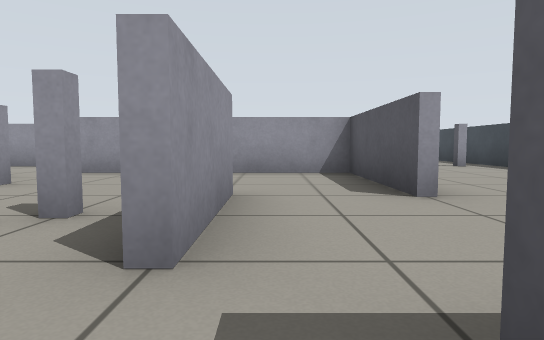
View 1 (above)

14 first-person views from a walk through a world built for the Gazebo simulator. The camera is 0.5 m above the floor, tilts 4° down and sees 75° across. Floor lines are 1 m apart. The floor is counted in squares, 1 m on a side. Each view is taken from the middle of a square. On the plan, view 1 faces up. The plan holds only what a view shows up to about 9 squares ahead; the rest is blank.

View 2
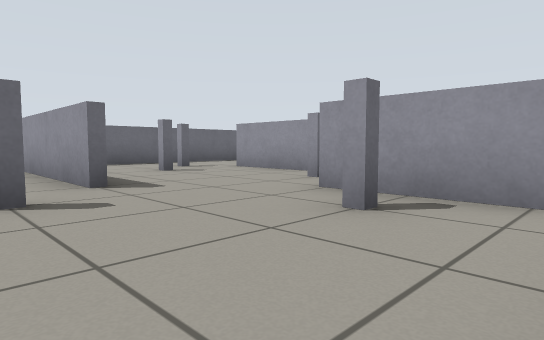

View 3
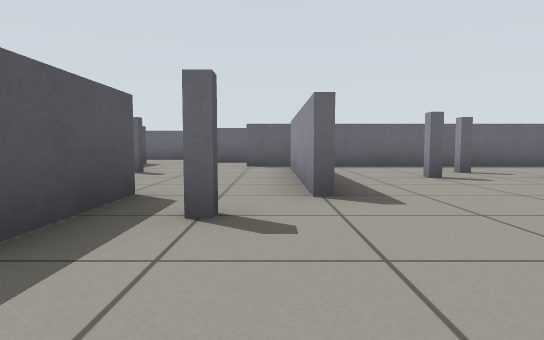

View 4
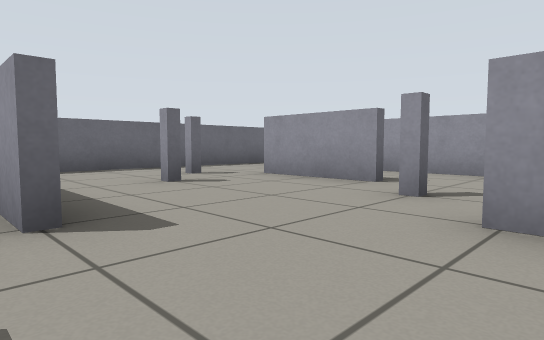

View 5
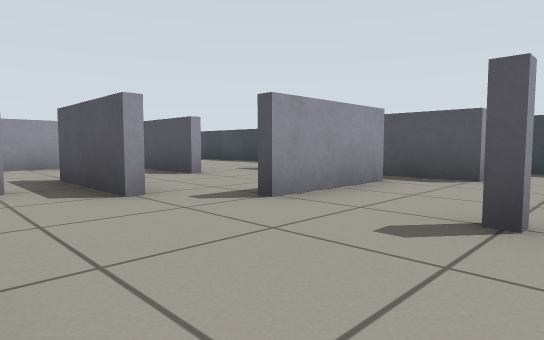

View 6
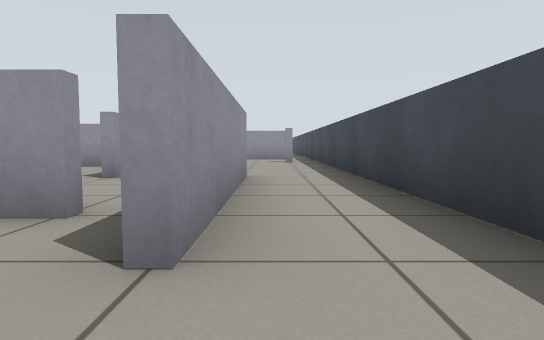

View 7
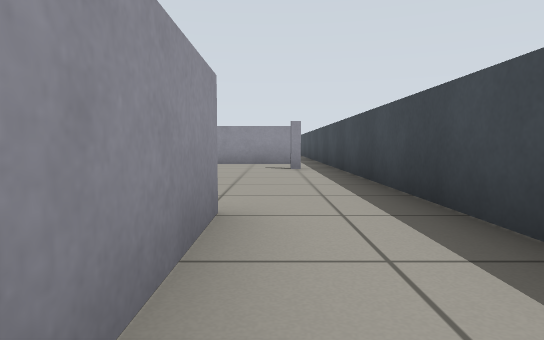

View 8
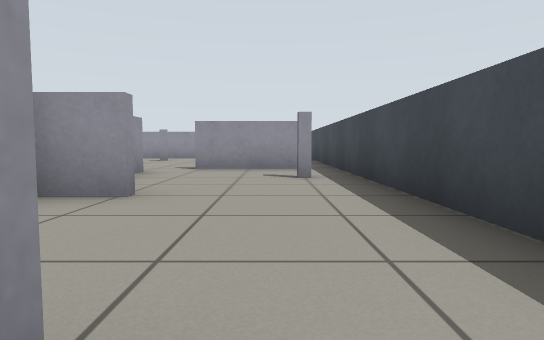

View 9
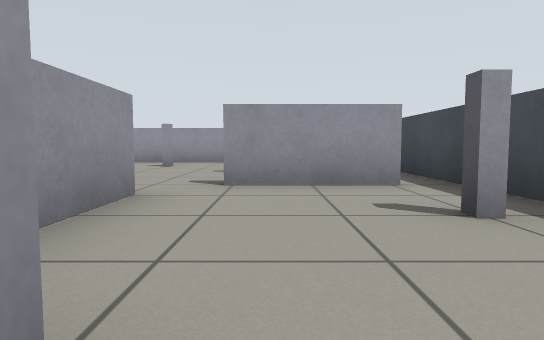

View 10
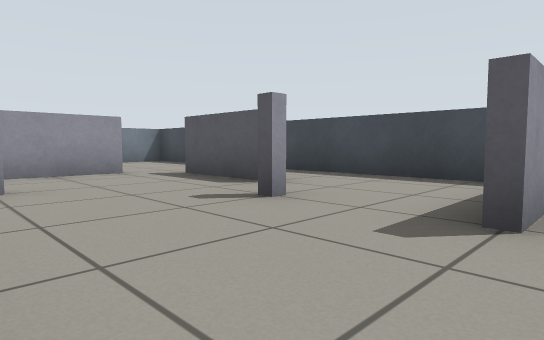

View 11
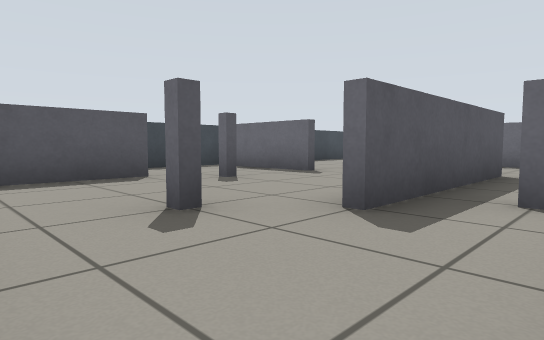

View 12
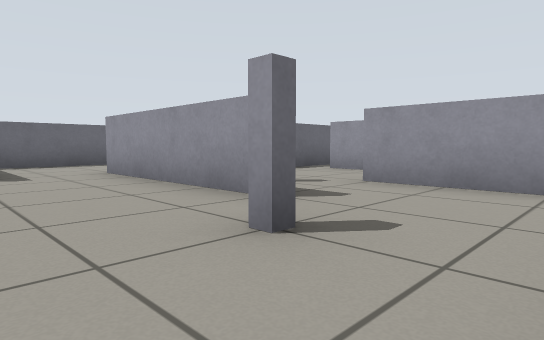

View 13
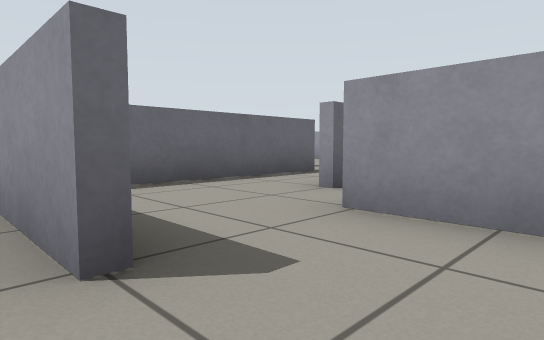

View 14
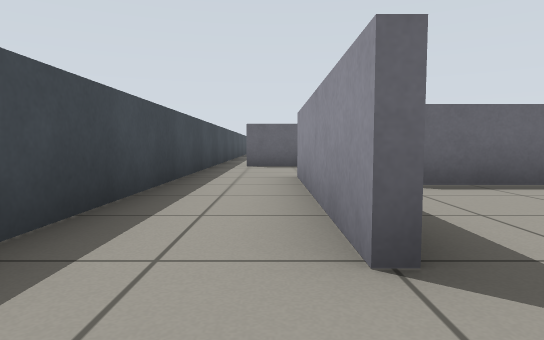

### Floor plan
Points are (right, up) in squares from view 1. A wall is a line through its corners. A room is listed if a view was taken in it or the views show most of it. See-through windows are left out.
Room 1 (views 1, 2, 3, 4, 5)
walls: (-2.4, 1.6) (-2.4, -2.5); (-6.4, 1.6) (-6.4, -0.6); (-4.4, 5.6) (-4.4, 3.4); (-2.6, 6.4) (-3.5, 6.4); (1.4, 3.4) (1.4, 6.4) (-0.9, 6.4); (-3.6, 6.6) (0.9, 6.6); (-8.4, 2.5) (-8.4, 0.6); (2.6, 0.4) (0.4, 0.4); (-5.5, 8.4) (-6.2, 8.4); (3.4, -0.6) (3.4, 0.9); (-7.5, -3.4) (-1.4, -3.4)
ways out: opening at (1, 2.5) to room 2; opening at (3, -1.5) to room 2; opening at (0, 9) to room 3; opening at (-8, 0.5); opening at (-7, -1.5); opening at (-0.5, -3)
objects: grey post (-6, -2) to (-5, -1); grey post (-6, 2) to (-5, 3); grey post (-5, -1) to (-4, 0); grey post (-4, 4) to (-3, 5); grey post (-1, 2) to (-1, 3); grey post (0, -2) to (1, -1)
Room 2 (views 6, 7, 8, 9, 14)
walls: (3.6, 3.6) (3.6, -0.6); (2.6, 6.4) (1.6, 6.4); (0.5, 0.6) (2.1, 0.6); (4.6, 10.4) (2.4, 10.4); (3.4, -3.4) (4.6, -3.4); (5.4, -4) (5.4, 10.5)
ways out: opening at (1, 2.5) to room 1; opening at (3, -1.5) to room 1; opening at (2, 9.5) to room 3; opening at (5, 11) to room 4; opening at (5, -3)
objects: grey post (4, 8) to (5, 9)
Room 3 (views 10, 11, 12, 13)
walls: (-0.4, 11.6) (-0.4, 9.4); (-0.6, 10.4) (-0.6, 11.6); (2.4, 10.6) (3.6, 10.6); (3.4, 13.4) (3.4, 15.6); (-2.4, 15.5) (-2.4, 13.4); (1.6, 9.6) (1.6, 7.9); (2.6, 16.4) (0.9, 16.4); (-4.4, 12.2) (-4.4, 11.4); (-5.5, 10.6) (-4.1, 10.6)
ways out: opening at (0, 9) to room 1; opening at (2, 9.5) to room 2; opening at (3, 12.5) to room 4; opening at (-4, 13); opening at (3, 16)
objects: grey post (-1, 12) to (-1, 13); grey post (0, 14) to (1, 15); grey post (2, 12) to (3, 13)
Room 4 (no view inside)
walls: (5.4, 10.5) (5.4, 13.5); (3.6, 10.6) (4.6, 10.6)
ways out: opening at (5, 11) to room 2; opening at (3, 12.5) to room 3; opening at (4.5, 14.5)

Positions as (right, up) in squares from view 1, and headings:
1: (0, 0), facing up
2: (-1, 6), facing down-left
3: (-2, 5), facing down
4: (-2, 4), facing down-left
5: (-2, -2), facing up-right
6: (4, -2), facing up
7: (4, 1), facing up
8: (4, 3), facing up
9: (3, 6), facing up
10: (0, 10), facing up-right
11: (-2, 16), facing down-right
12: (2, 16), facing down-left
13: (2, 11), facing down-left
14: (4, 5), facing down
